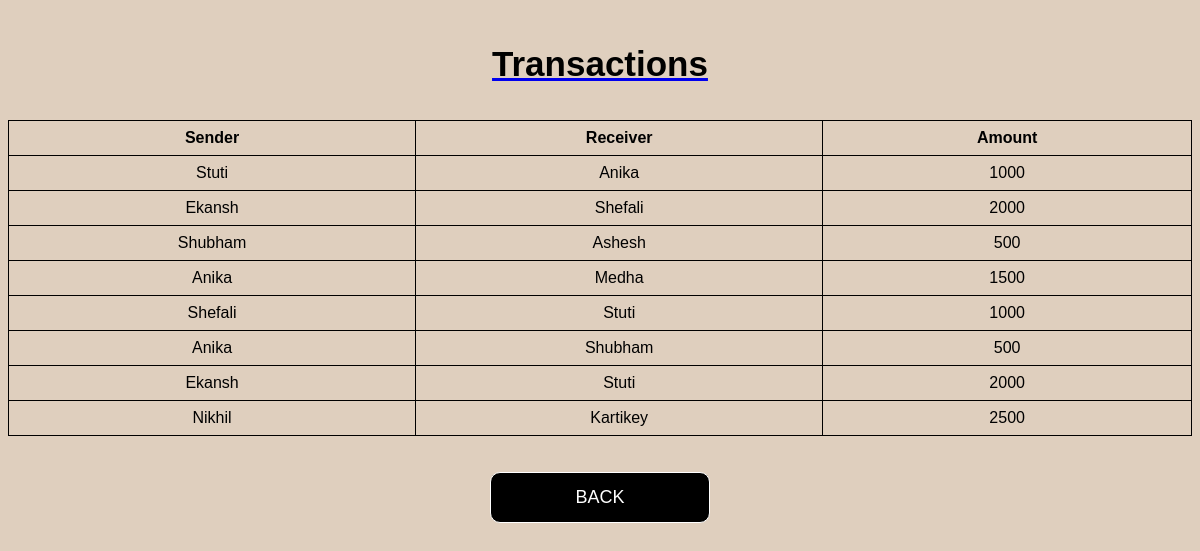
/transaction.php, run on the app's committed database.
### tables this page shows
CREATE TABLE `mini_statement` (
  `sender` varchar(50) NOT NULL,
  `receiver` varchar(50) NOT NULL,
  `amount` double DEFAULT NULL
);

### transaction.php (the view, shortened to what this page needs)
<?php
$con=mysqli_connect('sql303.epizy.com','epiz_27646907','4E7UhzyJCChd','epiz_27646907_bank');
$q="select *from mini_statement";
$result=mysqli_query($con,$q);
?>
<!DOCTYPE html>
<html>
	<head>
	</head>
	<body>
		<ul class="nav-ul">
	<a href="index.php">
<h2 style=" font-family:'Caveat'sans-serif, cursive; font-size: 35px;color:#000000; float: center;">Transactions</h2>
	</a>
	</ul>
		<table class="flat-table-1">
			<tr>
				<th>Sender</th>
				<th>Receiver</th>
				<th>Amount</th>
			</tr>
			<tr>
			<?php while($row = $result->fetch_assoc()) { ?>
			<tr>
				<td><?php echo $row["sender"]; ?></td>
				<td><?php echo $row["receiver"]; ?></td>
				<td><?php echo $row["amount"]; ?></td>
			</tr>
			<?php } ?>
		</table>
		<br>
		<br>
		<form action="index.php" method="post">
			<div class="buttons">
	<a href="index.php">
    <button class="glow-on-hover">BACK</button>
	</a>
		</form>
	</body>
</html>

### data on the page
mini_statement: sender "Stuti", receiver "Anika", amount "1000"
mini_statement: sender "Ekansh", receiver "Shefali", amount "2000"
mini_statement: sender "Shubham", receiver "Ashesh", amount "500"
mini_statement: sender "Anika", receiver "Medha", amount "1500"
mini_statement: sender "Shefali", receiver "Stuti", amount "1000"
mini_statement: sender "Anika", receiver "Shubham", amount "500"
mini_statement: sender "Ekansh", receiver "Stuti", amount "2000"
mini_statement: sender "Nikhil", receiver "Kartikey", amount "2500"
